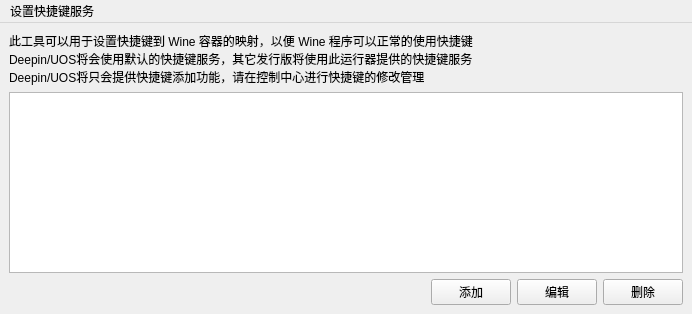
<?xml version="1.0" encoding="UTF-8"?>
<ui version="4.0">
 <class>MainWindow</class>
 <widget class="QMainWindow" name="MainWindow">
  <property name="geometry">
   <rect>
    <x>0</x>
    <y>0</y>
    <width>692</width>
    <height>314</height>
   </rect>
  </property>
  <property name="windowTitle">
   <string>编辑快捷键</string>
  </property>
  <widget class="QWidget" name="centralwidget">
   <layout class="QVBoxLayout" name="verticalLayout">
    <item>
     <widget class="QLabel" name="tips">
      <property name="text">
       <string>&lt;html&gt;&lt;head/&gt;&lt;body&gt;&lt;p&gt;此工具可以用于设置快捷键到 Wine 容器的映射，以便 Wine 程序可以正常的使用快捷键&lt;br/&gt;Deepin/UOS将会使用默认的快捷键服务，其它发行版将使用此运行器提供的快捷键服务&lt;br&gt;Deepin/UOS将只会提供快捷键添加功能，请在控制中心进行快捷键的修改管理&lt;/p&gt;&lt;/body&gt;&lt;/html&gt;</string>
      </property>
     </widget>
    </item>
    <item>
     <widget class="QListView" name="keyBoardList"/>
    </item>
    <item>
     <layout class="QHBoxLayout" name="horizontalLayout">
      <item>
       <spacer name="horizontalSpacer">
        <property name="orientation">
         <enum>Qt::Horizontal</enum>
        </property>
        <property name="sizeHint" stdset="0">
         <size>
          <width>40</width>
          <height>20</height>
         </size>
        </property>
       </spacer>
      </item>
      <item>
       <widget class="QPushButton" name="addButton">
        <property name="text">
         <string>添加</string>
        </property>
       </widget>
      </item>
      <item>
       <widget class="QPushButton" name="editButton">
        <property name="text">
         <string>编辑</string>
        </property>
       </widget>
      </item>
      <item>
       <widget class="QPushButton" name="delectButton">
        <property name="text">
         <string>删除</string>
        </property>
       </widget>
      </item>
     </layout>
    </item>
   </layout>
  </widget>
  <widget class="QMenuBar" name="menuBar">
   <property name="geometry">
    <rect>
     <x>0</x>
     <y>0</y>
     <width>692</width>
     <height>33</height>
    </rect>
   </property>
   <widget class="QMenu" name="menu">
    <property name="title">
     <string>设置快捷键服务</string>
    </property>
    <addaction name="serverTips"/>
    <addaction name="separator"/>
    <addaction name="startServer"/>
    <addaction name="stopServer"/>
    <addaction name="separator"/>
    <addaction name="setAutoStart"/>
    <addaction name="setUnautoStart"/>
   </widget>
   <addaction name="menu"/>
  </widget>
  <action name="action">
   <property name="text">
    <string>关于</string>
   </property>
  </action>
  <action name="serverTips">
   <property name="enabled">
    <bool>false</bool>
   </property>
   <property name="text">
    <string>此内容只支持非Deepin/UOS发行版</string>
   </property>
  </action>
  <action name="startServer">
   <property name="text">
    <string>启动服务</string>
   </property>
  </action>
  <action name="stopServer">
   <property name="text">
    <string>停止服务</string>
   </property>
  </action>
  <action name="setAutoStart">
   <property name="text">
    <string>设置开机自启</string>
   </property>
  </action>
  <action name="setUnautoStart">
   <property name="text">
    <string>关闭开机自启动</string>
   </property>
  </action>
 </widget>
 <resources/>
 <connections/>
</ui>
